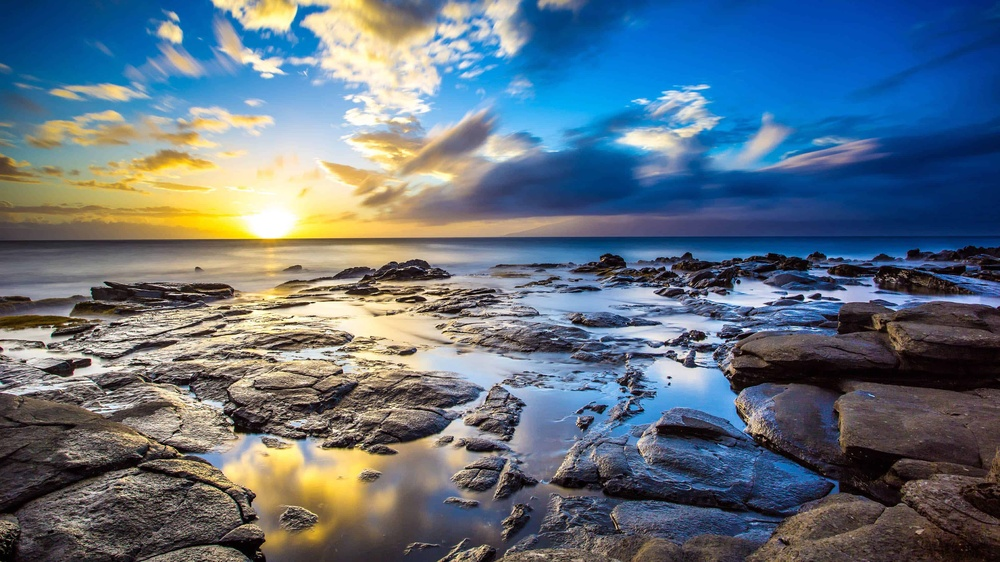
#> input picture sample.png.jpg, 1000 x 562 px, shrunk from 3840 x 2160 before the run
$ python image_encryption.py
#> lines starting #> are read from the running program, lines starting #| are printed output that depends on the picture
#> the answer given: sample.png.jpg
#> the answer given: 3
#> the answer given: 1
from PIL import Image

# Function to encrypt image
def encrypt_image(image_path, key):
#> called with image_path = 'sample.png.jpg', key = 3
    img = Image.open(image_path)
#> img is the input picture: PIL image 1000x562 RGB; mean R, G, B 96.6, 112.5, 127.1
    pixels = img.load()  # Access pixel data

    for i in range(img.size[0]):  # width
        for j in range(img.size[1]):  # height
            r, g, b = pixels[i, j]
            # Simple encryption: add key value to each RGB component
            pixels[i, j] = ((r + key) % 256, (g + key) % 256, (b + key) % 256)

    img.save("encrypted_image.png")
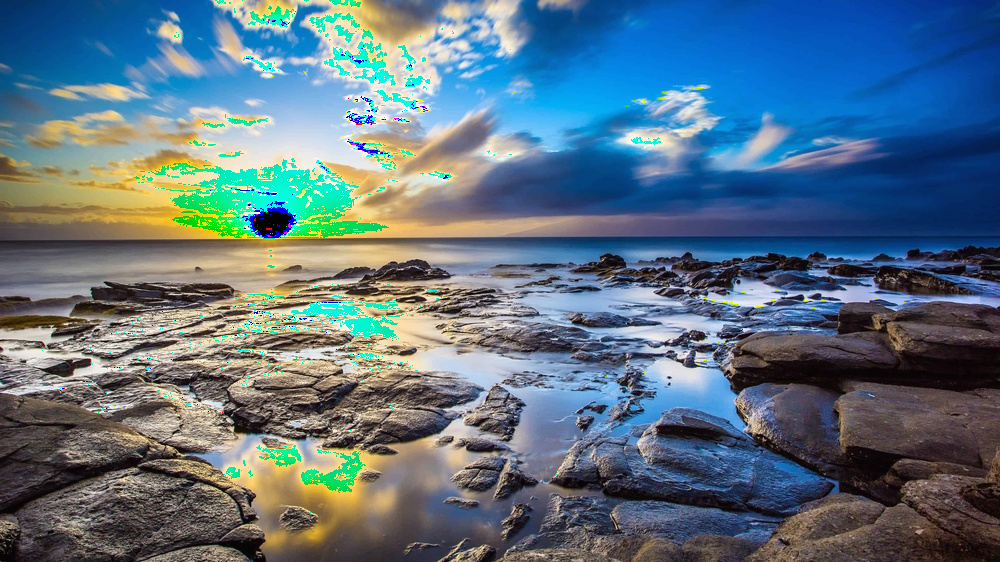
#> saved as encrypted_image.png: PIL image 1000x562 RGB; mean R, G, B 91.8, 114.6, 129.6
    print("✅ Image Encrypted Successfully! Saved as 'encrypted_image.png'")

# Function to decrypt image
def decrypt_image(image_path, key):
    img = Image.open(image_path)
    pixels = img.load()

    for i in range(img.size[0]):
        for j in range(img.size[1]):
            r, g, b = pixels[i, j]
            # Reverse operation to decrypt
            pixels[i, j] = ((r - key) % 256, (g - key) % 256, (b - key) % 256)

    img.save("decrypted_image.png")
    print("🔓 Image Decrypted Successfully! Saved as 'decrypted_image.png'")


# Main Program
if __name__ == "__main__":
    print("=== Image Encryption & Decryption Tool ===")
    path = input("Enter image path (e.g., sample.png): ")
    key = int(input("Enter key (integer value): "))

    print("\n1. Encrypt Image\n2. Decrypt Image")
    choice = int(input("Choose an option: "))

    if choice == 1:
        encrypt_image(path, key)
    elif choice == 2:
        decrypt_image(path, key)
    else:
        print("Invalid choice!")
